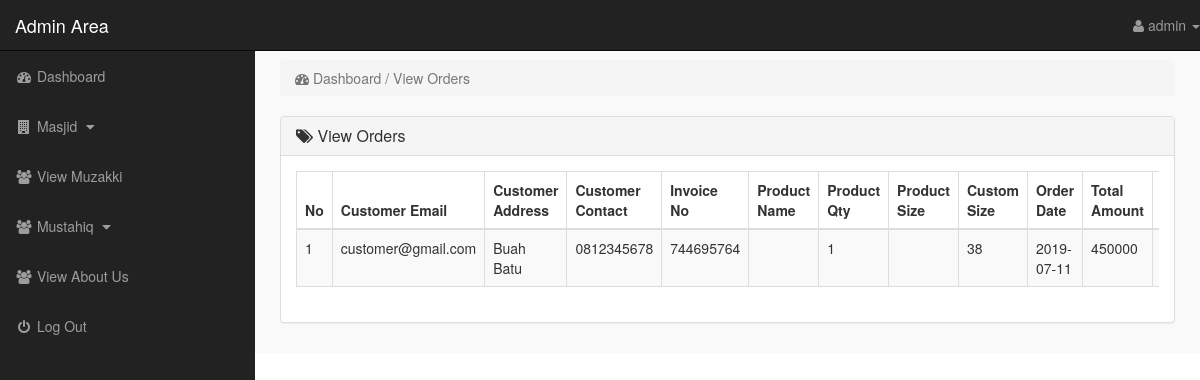
The page /admin_area/index.php?view_orders (signed in) on the database its author committed.
### tables this page shows
CREATE TABLE `pending_orders` (
  `order_id` int(10) NOT NULL,
  `customer_id` int(10) NOT NULL,
  `invoice_no` int(10) NOT NULL,
  `product_id` text NOT NULL,
  `qty` int(10) NOT NULL,
  `size` text NOT NULL,
  `custom_size` text NOT NULL,
  `order_status` text NOT NULL,
  `bank` text NOT NULL
);

CREATE TABLE `customer` (
  `customer_id` int(10) NOT NULL,
  `customer_name` varchar(255) NOT NULL,
  `customer_email` varchar(255) NOT NULL,
  `customer_pass` varchar(255) NOT NULL,
  `customer_contact` varchar(255) NOT NULL,
  `customer_city` text NOT NULL,
  `customer_address` text NOT NULL,
  `customer_masjid` varchar(100) NOT NULL,
  `customer_pos` text NOT NULL,
  `customer_img` text NOT NULL,
  `customer_ip` varchar(100) NOT NULL
);

CREATE TABLE `customer_orders` (
  `order_id` int(10) NOT NULL,
  `customer_id` int(10) NOT NULL,
  `due_amount` int(100) NOT NULL,
  `invoice_no` int(100) NOT NULL,
  `qty` int(10) NOT NULL,
  `size` text NOT NULL,
  `custom_size` text NOT NULL,
  `order_date` date NOT NULL,
  `order_status` text NOT NULL
);

### admin_area/view_orders.php (the view, shortened to what this page needs)
<?php
    if(!isset($_SESSION['admin_email'])){
        echo "<script>window.open('login.php','_self')</script>";
    }else{
?>
<div class="row">
    <div class="col-lg-12">
        <ol class="breadcrumb">
            <li class="active">
                <i class="fa fa-dashboard"></i> Dashboard / View Orders
            </li>
        </ol>
    </div>
</div>
<div class="row">
    <div class="col-lg-12">
        <div class="panel panel-default">
            <div class="panel-heading">
               <h3 class="panel-title">
                   <i class="fa fa-tags"></i>  View Orders
               </h3>
            </div>
            <div class="panel-body">
                <div class="table-responsive">
                    <table class="table table-striped table-bordered table-hover">
                        <thead>
                            <tr>
                                <th> No </th>
                                <th> Customer Email </th>
                                <th> Customer Address </th>
                                <th> Customer Contact </th>
                                <th> Invoice No </th>
                                <th> Product Name </th>
                                <th> Product Qty </th>
                                <th> Product Size </th>
                                <th> Custom Size </th>
                                <th> Order Date </th>
                                <th> Total Amount </th>
                                <th> Status </th>
                            </tr>
                        </thead>
                        <tbody>
                            <?php
                                $i=0;
                                $get_orders = "SELECT * FROM pending_orders";
                                $run_orders = mysqli_query($con,$get_orders);
                                while($row_order=mysqli_fetch_array($run_orders)){
                                    $order_id = $row_order['order_id'];
                                    $c_id = $row_order['customer_id'];
                                    $invoice_no = $row_order['invoice_no'];
                                    $product_id = $row_order['product_id'];
                                    $qty = $row_order['qty'];
                                    $size = $row_order['size'];
                                    $custom_size = $row_order['custom_size'];
                                    $get_products = "SELECT * FROM product WHERE product_id='$product_id'";
                                    $run_products = mysqli_query($con,$get_products);
                                    $row_products = mysqli_fetch_array($run_products);
                                    $product_name = $row_products['product_name'];
                                    $get_customer = "SELECT * FROM customer WHERE customer_id='$c_id'";
                                    $run_customer = mysqli_query($con,$get_customer);
                                    $row_customer = mysqli_fetch_array($run_customer);
                                    $customer_email = $row_customer['customer_email'];
                                    $customer_address = $row_customer['customer_address'];
                                    $customer_contact = $row_customer['customer_contact'];
                                    $get_c_order = "SELECT * FROM customer_orders WHERE order_id='$order_id'";
                                    $run_c_order = mysqli_query($con,$get_c_order);
                                    $row_c_order = mysqli_fetch_array($run_c_order);
                                    $order_date = $row_c_order['order_date'];
                                    $order_amount = $row_c_order['due_amount'];
                                    $i++;
                            ?>
                            <tr>
                                <td> <?php echo $i; ?> </td>
                                <td> <?php echo $customer_email; ?> </td>
                                <td> <?php echo $customer_address; ?> </td>
                                <td> <?php echo $customer_contact; ?> </td>
                                <td> <?php echo $invoice_no; ?></td>
                                <td> <?php echo $product_name; ?> </td>
                                <td> <?php echo $qty; ?></td>
                                <td> <?php echo $size; ?> </td>
                                <td> <?php echo $custom_size; ?> </td>
                                <td> <?php echo $order_date; ?> </td>
                                <td> <?php echo $order_amount; ?> </td>
                                <td>
                                </td>
                            </tr>
                            <?php } ?>
                        </tbody>
                    </table>
                </div>
            </div>
        </div>
    </div>
</div>
<?php } ?>

### admin_area/includes/sidebar.php (shortened to what this page needs)
<?php
    if(!isset($_SESSION['admin_email'])){
        echo "<script>window.open('login.php','_self')</script>";
    }else{
?>
<nav class="navbar navbar-inverse navbar-fixed-top">
    <div class="navbar-header">
        <a href="index.php?dashboard" class="navbar-brand">Admin Area</a>
    </div>
    <ul class="nav navbar-right top-nav">
        <li class="dropdown">
            <a href="#" class="dropdown-toggle" data-toggle="dropdown">
                <i class="fa fa-user"></i> <?php echo $admin_name; ?> <b class="caret"></b>
            </a>
        </li>
    </ul>
    <div class="collapse navbar-collapse navbar-ex1-collapse">
        <ul class="nav navbar-nav side-nav">
            <li>
                <a href="index.php?dashboard">
                    <i class="fa fa-fw fa-dashboard"></i> Dashboard
                </a>
            </li>
            <li>
                <a href="#" data-toggle="collapse" data-target="#products">
                    <i class="fa fa-fw fa-building"></i> Masjid
                    <i class="fa fa-fw fa-caret-down"></i>
                </a>
            </li>
            <li>
                <a href="index.php?view_muzakki">
                    <i class="fa fa-fw fa-users"></i> View Muzakki
                </a>
            </li>
            <li>
              <a href="#" data-toggle="collapse" data-target="#users">
                  <i class="fa fa-fw fa-users"></i> Mustahiq
                  <i class="fa fa-fw fa-caret-down"></i>
              </a>
            </li>
            <li>
                <a href="index.php?view_about">
                    <i class="fa fa-fw fa-users"></i> View About Us
                </a>
            </li>
            <li>
                <a href="logout.php">
                    <i class="fa fa-fw fa-power-off"></i> Log Out
                </a>
            </li>
        </ul>
    </div>
</nav>
<?php } ?>

### admin_area/css/style.css (style rules this page uses)
body { margin-top: 100px; }
@media (min-width: 768px) { body { margin-top: 50px; } }
.top-nav { 0 15px; }
.top-nav>li { float: left; display: inline-block; }
.top-nav>li>a { color: #999999; line-height: 20px; padding-top: 15px; padding-bottom: 15px; }
@media (min-width: 768px) { .side-nav { position: fixed; top: 51px; bottom: 0; width: 255px; overflow-y: auto; overflow-x: hidden; background-color: #222222; padding-bottom: 40px; border-radius: 0; } }
@media (min-width: 768px) { .side-nav>li>a { width: 255px; } }
.panel-body { border-radius: 5px; }

### rows shown on the page
pending_orders: customer.customer_email "customer@gmail.com", customer.customer_address "Buah Batu", customer.customer_contact "0812345678", invoice_no "744695764", qty "1", custom_size "38", customer_orders.order_date "2019-07-11", customer_orders.due_amount "450000"

### other values the page prints
$admin_name "admin"
